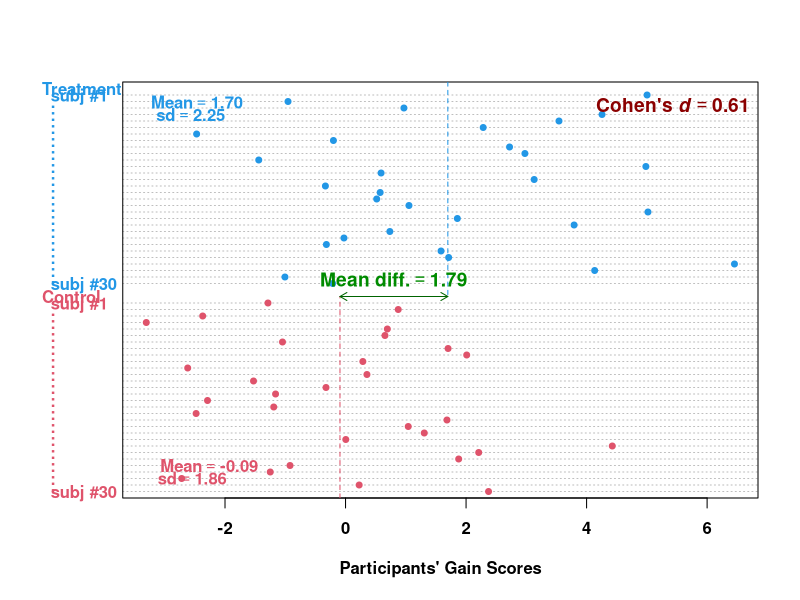

Generate this figure with R:
ttest = function(n1 = 5, n2 = 5, 
                 min.score = 0, 
                 max.score = 25, 
                 paired = FALSE,
                 subjects = TRUE,
                 descriptives = TRUE,
                 correlation = .5,
                 effect.size = 1,
                 ...
){

decimal <- function(x, k){
if(is.character(x)){ x 
  }else{
format(round(x, k), nsmall = k, scientific =
ifelse(x >= 1e5 || x <= -1e5 || x <= 1e-5 & x >= -1e-5, TRUE, FALSE) )
  }
}  

if(min.score >= max.score){
  stop("\n\tYour \"min.score\" must be smaller than your \"max.score\".")  }

if(n1 != n2){ 
  warning(message("\n\tIn a paired design, Your \"n1\" must be equal to your \"n2\".\n")) ; n2 = n1 }

beta = qnorm(c(1e-10, .9999999999))
q = c(min.score, max.score)

mu.sigma = solve(cbind(1L, beta), q)

mean = mu.sigma[[1]]
sd = mu.sigma[[2]]

coeff = effect.size*sd

aa = mean + .5*mean
bb = mean + .3*mean
cc = aa - coeff

mean.g2 = min(bb, cc)
mean.g1 = mean.g2 + coeff

TRUE.d = (mean.g1 - mean.g2) / sd      

cor.pop = correlation

mu <- c(0, 0)
cov.pop <- matrix(c(1, cor.pop, cor.pop, 1), nrow = 2)

if(!require(MASS)) install.packages("MASS")
library(MASS)
mvnorm.mat <- mvrnorm(n1, Sigma = cov.pop, mu = mu)

a <- mvnorm.mat[ , 1] * sd + mean.g1
b <- mvnorm.mat[ , 2] * sd + mean.g2

y1 = c(a - b)

mvnorm.mat <- mvrnorm(n1, Sigma = cov.pop, mu = mu)

a <- mvnorm.mat[ , 1] * sd + mean.g2
b <- mvnorm.mat[ , 2] * sd + mean.g2

y2 = c(a - b)
  
y = c(y1, y2)

groups = factor(rep(1:2, c(n1, n2)), labels = c("Treatment", "Control"))

mean.g1 = mean(y[groups == "Treatment"])  
mean.g2 = mean(y[groups == "Control"])    

sd.g1 = sd(y[groups == "Treatment"])
sd.g2 = sd(y[groups == "Control"])

groups.for.t = factor(rep(1:2, c(n1, n2)))

test = t.test(y ~ groups.for.t, var.equal = TRUE)

t.value = unname(test$statistic) ; p.value = test$p.value

Cohend = t.value / sqrt(n1) 

lab1 = if(n1 < 10 || n2 < 10) paste0("subj #", rev(1L:n1)) else c(paste0("subj #", rev(n1)[1]), paste0(rep(".", n1 - 2)), paste0("subj #", 1L))
lab2 = if(n1 < 10 || n2 < 10) paste0("subj #", rev(1L:n2)) else c(paste0("subj #", rev(n2)[1]), paste0(rep(".", n2 - 2)), paste0("subj #", 1L))

original.par = par(no.readonly = TRUE)
on.exit(par(original.par))

if(subjects) {
  
par(font.lab = 2, xaxt = "n", ...)
dotchart(y, groups = groups, color = c(4, 2)[groups], 
         font = 2, pch = 19, gcolor = c(4, 2), xlab = "Participants' Gain Scores",
         pt.cex = ifelse(n1 <= 20 || n2 <= 20, 1.5, .8), labels = c(lab1, lab2), main = NA,
         cex.main = 2)  
} else {
  
par(font.lab = 2, xaxt = "n", ...)
dotchart(y, groups = groups, color = c(4, 2)[groups], 
         font = 2, pch = 19, gcolor = c(4, 2), xlab = "Participants' Gain Scores",
         pt.cex = ifelse(n1 <= 20 || n2 <= 20, 1.5, .8), labels = NA, main = NA)
}
par(xaxt = "s") ; axis(1, font = 2)

gpos = rev(cumsum(rev(tapply(groups, groups, length)) + 2) - 1)

pars = par("usr")  

segments( c(mean.g2, mean.g1), c(pars[3], pars[4]), c(mean.g2, mean.g1), rep( gpos[[2]], 2), lty = 2,
          col = c(2, 4) )

arrows(mean.g2, gpos[[2]], mean.g1, gpos[[2]], code = 3, length = .08, col = "darkgreen")

mean.diff = mean.g1 - mean.g2

text((mean.g1+mean.g2)/2, gpos[[2]], bquote(bold("Mean diff." == .(decimal((mean.diff), 2)))), font = 2, pos = 3, col = "green4", cex = 1.15 )

legend("topright", legend = bquote(bold("Cohen's"~ bolditalic(d) == .(decimal(Cohend, 2)) )), bty = "n", text.col = "red4", cex = 1.15, bg = NA)

if(descriptives) {
  
legend("topleft", legend = bquote(bold(Mean == .(decimal(mean.g1, 2)))), text.col = 4, bty = "n", bg = NA)
  
legend("topleft", legend = bquote(bold(sd == .(decimal(sd.g1, 2)))), text.col = 4, bty = "n", bg = NA,
       inset = .03, adj =  c(.2, 0.5) )
  
legend("bottomleft", legend = bquote(bold(Mean == .(decimal(mean.g2, 2)))), text.col = 2, bty = "n", bg = NA, 
         inset = .03, adj = .1)
legend("bottomleft", legend = bquote(bold(sd == .(decimal(sd.g2, 2)))), text.col = 2, bty = "n", bg = NA,
         adj =  c(-.1, 0.5))
}
m = matrix(c("R", "R", "O1", "O3", "T", "", "O2", "O4", "->", "->", "O2 - O1", "O4 - O3", "->", "->", "GainT", "GainC"), nrow = 2)
dimnames(m) = list("THE PRE-POST CONTROL DESIGN:" = c("", ""), c(rep("", 8)))
show(noquote(m))
}
# Example of use:
ttest(n1 = 30, n2 = 30, effect.size = .75)
